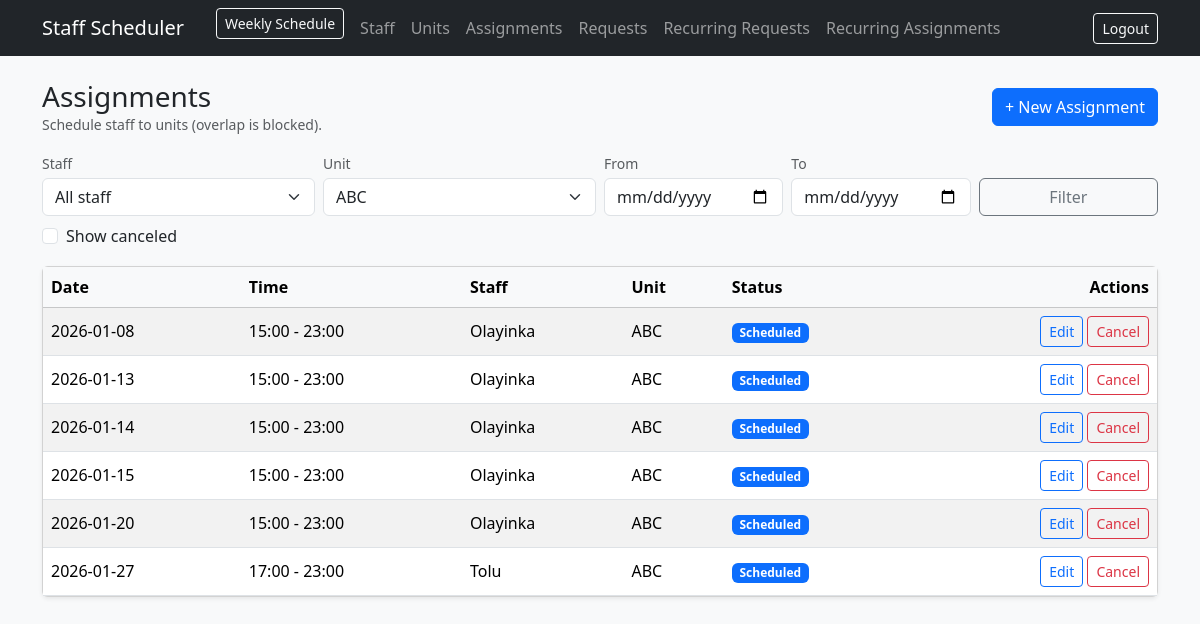
The page /assignments/?unit_id=1 (signed in) on the database as committed earlier.
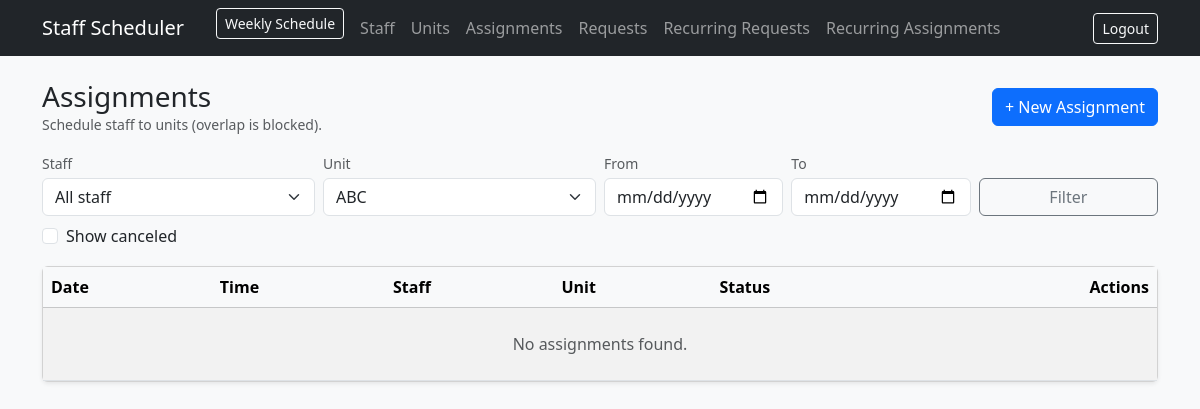
The same page on the database as committed later.
### app/models.py (models this page shows)
class Assignment(db.Model):
    __tablename__ = "assignments"
    id = db.Column(db.Integer, primary_key=True)
    staff_id = db.Column(db.Integer, db.ForeignKey("staff.id"), nullable=False)
    staff = db.relationship("Staff", backref=db.backref("assignments", lazy=True))
    unit_id = db.Column(db.Integer, db.ForeignKey("units.id"), nullable=False)
    unit = db.relationship("Unit", backref=db.backref("assignments", lazy=True))
    request_id = db.Column(db.Integer, db.ForeignKey("requests.id"), nullable=True)
    request = db.relationship("Request", backref=db.backref("assignments", lazy=True))
    start_datetime = db.Column(db.DateTime, nullable=False)
    end_datetime = db.Column(db.DateTime, nullable=False)
    status = db.Column(db.String(20), nullable=False, default="Scheduled")  # Scheduled/Confirmed/Canceled
    notes = db.Column(db.Text, nullable=True)
    created_by_admin_id = db.Column(db.Integer, db.ForeignKey("admins.id"), nullable=False)
    created_by = db.relationship("Admin", backref=db.backref("assignments_created", lazy=True))
    created_at = db.Column(db.DateTime, default=datetime.utcnow, nullable=False)
    recurring_id = db.Column(db.Integer, nullable=True)      # keep FK out for SQLite sanity
    occurrence_date = db.Column(db.Date, nullable=True)
    __table_args__ = (
    db.UniqueConstraint("recurring_id", "occurrence_date", name="uq_assignment_recurring_occurrence"),
    )

class Staff(db.Model):
    __tablename__ = "staff"
    id = db.Column(db.Integer, primary_key=True)
    full_name = db.Column(db.String(120), nullable=False, index=True)
    gender = db.Column(db.String(10), nullable=False)
    phone = db.Column(db.String(40), nullable=True)
    is_active = db.Column(db.Boolean, default=True, nullable=False)
    created_at = db.Column(db.DateTime, default=datetime.utcnow, nullable=False)

class Unit(db.Model):
    __tablename__ = "units"
    id = db.Column(db.Integer, primary_key=True)
    unit_name = db.Column(db.String(140), nullable=False, index=True)
    address = db.Column(db.String(220), nullable=True)
    is_active = db.Column(db.Boolean, default=True, nullable=False)
    created_at = db.Column(db.DateTime, default=datetime.utcnow, nullable=False)

### app/assignments/routes.py (the view)
@assignments_bp.get("/")
@login_required
def list_assignments():
    staff_id = request.args.get("staff_id", type=int)
    unit_id = request.args.get("unit_id", type=int)
    date_from = request.args.get("from")  # YYYY-MM-DD
    date_to = request.args.get("to")      # YYYY-MM-DD
    show_canceled = request.args.get("canceled") == "1"
    q = Assignment.query
    if not show_canceled:
        q = q.filter(Assignment.status != "Canceled")
    if staff_id:
        q = q.filter(Assignment.staff_id == staff_id)
    if unit_id:
        q = q.filter(Assignment.unit_id == unit_id)
    if date_from:
        start_dt = datetime.strptime(date_from, "%Y-%m-%d")
        q = q.filter(Assignment.start_datetime >= start_dt)
    if date_to:
        end_dt = datetime.strptime(date_to, "%Y-%m-%d").replace(hour=23, minute=59, second=59)
        q = q.filter(Assignment.start_datetime <= end_dt)
    assignments = q.order_by(Assignment.start_datetime.asc()).all()
    staff_list = Staff.query.order_by(Staff.full_name.asc()).all()
    unit_list = Unit.query.order_by(Unit.unit_name.asc()).all()
    return render_template(
        "assignments/list.html",
        assignments=assignments,
        staff_list=staff_list,
        unit_list=unit_list,
        staff_id=staff_id,
        unit_id=unit_id,
        date_from=date_from or "",
        date_to=date_to or "",
        show_canceled=show_canceled,
    )

### app/templates/assignments/list.html (shortened to what this page needs)
{% extends "base.html" %}
{% block content %}
<div class="d-flex align-items-center justify-content-between mb-3">
  <div>
    <h3 class="mb-0">Assignments</h3>
    <div class="text-muted small">Schedule staff to units (overlap is blocked).</div>
  </div>
  <a class="btn btn-primary" href="{{ url_for('assignments.new_assignment') }}">+ New Assignment</a>
</div>
<form class="row g-2 mb-3" method="get">
  <div class="col-md-3">
    <label class="form-label small text-muted mb-1">Staff</label>
    <select class="form-select" name="staff_id">
      <option value="">All staff</option>
    </select>
  </div>
  <div class="col-md-3">
    <label class="form-label small text-muted mb-1">Unit</label>
    <select class="form-select" name="unit_id">
      {% for u in unit_list %}
        <option value="{{ u.id }}" {% if unit_id == u.id %}selected{% endif %}>{{ u.unit_name }}</option>
      {% endfor %}
    </select>
  </div>
  <div class="col-md-2">
    <label class="form-label small text-muted mb-1">From</label>
    <input class="form-control" type="date" name="from" value="{{ date_from }}">
  </div>
  <div class="col-md-2">
    <label class="form-label small text-muted mb-1">To</label>
    <input class="form-control" type="date" name="to" value="{{ date_to }}">
  </div>
  <div class="col-md-2 d-flex align-items-end">
    <button class="btn btn-outline-secondary w-100">Filter</button>
  </div>
  <div class="col-12">
    <div class="form-check">
      <input class="form-check-input" type="checkbox" id="canceled" name="canceled" value="1" {% if show_canceled %}checked{% endif %}>
      <label class="form-check-label" for="canceled">Show canceled</label>
    </div>
  </div>
</form>
<div class="card shadow-sm">
  <div class="table-responsive">
    <table class="table table-striped mb-0 align-middle">
      <thead class="table-light">
        <tr>
          <th>Date</th>
          <th>Time</th>
          <th>Staff</th>
          <th>Unit</th>
          <th>Status</th>
          <th class="text-end">Actions</th>
        </tr>
      </thead>
      <tbody>
        {% for a in assignments %}
        <tr>
          <td>{{ a.start_datetime.strftime("%Y-%m-%d") }}</td>
          <td>{{ a.start_datetime.strftime("%H:%M") }} - {{ a.end_datetime.strftime("%H:%M") }}</td>
          <td>{{ a.staff.full_name }}</td>
          <td>{{ a.unit.unit_name }}</td>
          <td>
            {% if a.status == "Scheduled" %}
              <span class="badge bg-primary">Scheduled</span>
            {% elif a.status == "Confirmed" %}
              <span class="badge bg-success">Confirmed</span>
            {% else %}
              <span class="badge bg-secondary">Canceled</span>
            {% endif %}
          </td>
          <td class="text-end">
            <a class="btn btn-sm btn-outline-primary" href="{{ url_for('assignments.edit_assignment', assignment_id=a.id) }}">Edit</a>
            {% if a.status != "Canceled" %}
            <form class="d-inline" method="post" action="{{ url_for('assignments.cancel_assignment', assignment_id=a.id) }}">
              <button class="btn btn-sm btn-outline-danger" onclick="return confirm('Cancel this assignment?')">Cancel</button>
            </form>
            {% endif %}
          </td>
        </tr>
        {% endfor %}
        {% if assignments|length == 0 %}
        <tr>
          <td colspan="6" class="text-center text-muted py-4">No assignments found.</td>
        </tr>
        {% endif %}
      </tbody>
    </table>
  </div>
</div>
{% endblock %}

Rows that differ between the two databases and show on the page:
no longer on this page (row edited): Assignment: start_datetime "2026-01-08", start_datetime "15:00", end_datetime "23:00", staff.full_name "Olayinka", unit.unit_name "ABC", status "Scheduled"
no longer on this page (row edited): Assignment: start_datetime "2026-01-13", start_datetime "15:00", end_datetime "23:00", staff.full_name "Olayinka", unit.unit_name "ABC", status "Scheduled"
no longer on this page (row edited): Assignment: start_datetime "2026-01-14", start_datetime "15:00", end_datetime "23:00", staff.full_name "Olayinka", unit.unit_name "ABC", status "Scheduled"
no longer on this page (row edited): Assignment: start_datetime "2026-01-15", start_datetime "15:00", end_datetime "23:00", staff.full_name "Olayinka", unit.unit_name "ABC", status "Scheduled"
no longer on this page (row edited): Assignment: start_datetime "2026-01-20", start_datetime "15:00", end_datetime "23:00", staff.full_name "Olayinka", unit.unit_name "ABC", status "Scheduled"
no longer on this page (row edited): Assignment: start_datetime "2026-01-27", start_datetime "17:00", end_datetime "23:00", staff.full_name "Tolu", unit.unit_name "ABC", status "Scheduled"
Other text that changed with them:
text now shown: "No assignments found."
